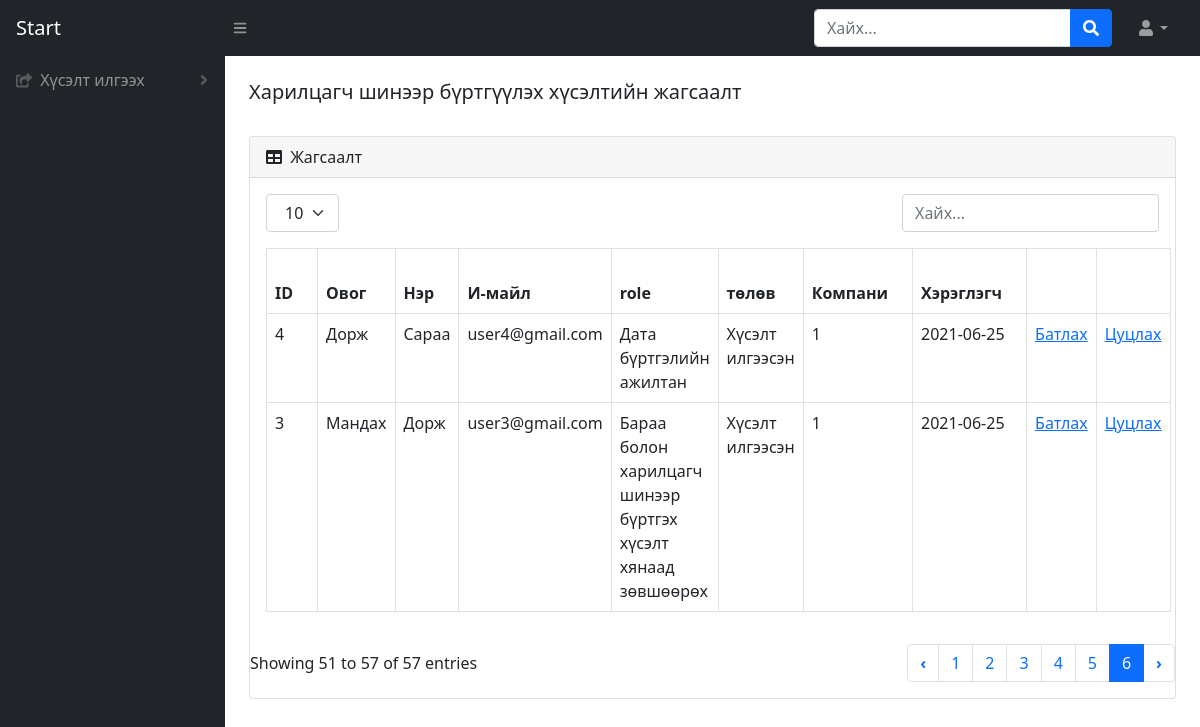
The app's page /reg-list with its own data.
### BMweb/models.py (models this page shows, shortened)
class Hereglegch(models.Model):
    ovog=models.CharField(max_length=300, verbose_name=_("Хэрэглэгчийн овог"))
    ner=models.CharField(max_length=300, verbose_name=_("Хэрэглэгчийн нэр"))
    mail = models.CharField(max_length=300, verbose_name=_("И-мейл хаяг"))
    role = models.ForeignKey(HereglegchRole, on_delete=CASCADE ,verbose_name=_("Эрхийн түвшин"))
    state = models.ForeignKey(HereglegchState, on_delete=CASCADE , verbose_name=_("Хэрэглэгчийн төлөв"))
    company = models.ForeignKey(Company, on_delete=CASCADE , verbose_name=_("Компани"))
    password  = models.CharField(max_length=150, verbose_name=_("Хэрэглэгчийн нууц үг"))
    reg_date = models.DateTimeField(default=datetime.now, verbose_name=_("Нэвтэрсэн огноо"))
    class Meta:
        verbose_name = _("Хэрэглэгч")
        verbose_name_plural = _("Хэрэглэгч")

class HereglegchRole(models.Model):
    levelName = models.CharField(max_length=300, verbose_name=_("Эрхийн түвшин"))
    class Meta:
        verbose_name = _("Эрхийн түвшин")
        verbose_name_plural = _("Эрхийн түвшин")
    def __str__(self):
        return self.levelName

class HereglegchState(models.Model):
    stateName = models.CharField(max_length=300, verbose_name=_("Хэрэглэгчийн төлөв"))
    class Meta:
        verbose_name = _("Хэрэглэгч төлөв")
        verbose_name_plural = _("Хэрэглэгч төлөв")
    def __str__(self):
        return self.stateName

### BMweb/views.py (the view)
# urls.py: path('reg-list', views.hereglegchList,name='reg-list'),
def hereglegchList(request):
    if 'user_id' in request.session:
        h = Hereglegch.objects.get(pk=request.session['user_id'])
        return render(request,'hereglegchList.html', {'user': h })
    h = Hereglegch.objects.filter(state_id = 1).order_by('-reg_date')
    return render(request,'hereglegchList.html',{'HereglegchList': h})

### BMweb/templates/hereglegchList.html (shortened to what this page needs)
{% load static %}
<!DOCTYPE html>
<html lang="en">
    <head>
        <link href="https://cdn.jsdelivr.net/npm/simple-datatables@latest/dist/style.css" rel="stylesheet" />
        <link href="css/styles.css" rel="stylesheet" />
        <link href="{% static 'css/styles.css' %}" rel="stylesheet"/>
    </head>
    <body class="sb-nav-fixed">
        <nav class="sb-topnav navbar navbar-expand navbar-dark bg-dark">
            <a class="navbar-brand ps-3" href="login.html">Start</a>
            <button class="btn btn-link btn-sm order-1 order-lg-0 me-4 me-lg-0" id="sidebarToggle" href="#!"><i class="fas fa-bars"></i></button>
            <form class="d-none d-md-inline-block form-inline ms-auto me-0 me-md-3 my-2 my-md-0">
                <div class="input-group">
                    <input class="form-control" type="text" placeholder="Хайх..." aria-label="Search for..." aria-describedby="btnNavbarSearch" />
                    <button class="btn btn-primary" id="btnNavbarSearch" type="button"><i class="fas fa-search"></i></button>
                </div>
            </form>
            <ul class="navbar-nav ms-auto ms-md-0 me-3 me-lg-4">
                <li class="nav-item dropdown">
                    <a class="nav-link dropdown-toggle" id="navbarDropdown" href="#" role="button" data-bs-toggle="dropdown" aria-expanded="false"><i class="fas fa-user fa-fw"></i></a>
                </li>
            </ul>
        </nav>
        <div id="layoutSidenav">
            <div id="layoutSidenav_nav">
                <nav class="sb-sidenav accordion sb-sidenav-dark" id="sidenavAccordion">
                    <div class="sb-sidenav-menu">
                        <div class="nav">
                            <a class="nav-link collapsed" href="#" data-bs-toggle="collapse" data-bs-target="#collapseLayouts" aria-expanded="false" aria-controls="collapseLayouts">
                                <div class="sb-nav-link-icon"><i class="fas fa-share-square"></i></div>
                                Хүсэлт илгээх
                                <div class="sb-sidenav-collapse-arrow"><i class="fas fa-angle-down"></i></div>
                            </a>
                        </div>
                    </div>
                </nav>
            </div>
            <div id="layoutSidenav_content">
                <main>
                    <div class="container-fluid px-4">
                        <h5 class="mt-4">Харилцагч шинээр бүртгүүлэх хүсэлтийн жагсаалт</h5>
                        <div class="card mb-4">
                            <div class="card-header">
                                <i class="fas fa-table me-1"></i>
                                Жагсаалт
                            </div>
                            <div class="card-body">
                                <div class="dataTable-top">
                                    <div class="dataTable-dropdown">
                                        <label>
                                            <select class="dataTable-selector">
                                                <option value="10" selected="">10</option>
                                            </select>
                                        </label>
                                    </div>
                                    <div class="dataTable-search">
                                        <input class="dataTable-input" placeholder="Хайх..." type="text">
                                    </div>
                                </div>
                                <table id="datatablesSimple" class="dataTable-table">
                                    <thead>
                                        <tr>
                                            <th data-sortable="" class="asc">
                                                <a href="#" class="dataTable-sorter">ID</a>
                                            </th>
                                            <th data-sortable="" class="asc">
                                                <a href="#" class="dataTable-sorter">Овог</a>
                                            </th>
                                            <th data-sortable="" class="asc">
                                                <a href="#" class="dataTable-sorter">Нэр</a>
                                            </th>
                                            <th data-sortable="" class="asc">
                                                <a href="#" class="dataTable-sorter">И-майл</a>
                                            </th>
                                            <th data-sortable="" class="asc">
                                                <a href="#" class="dataTable-sorter"></a>role</a>
                                            </th>
                                            <th data-sortable="" class="asc">
                                                <a href="#" class="dataTable-sorter">төлөв</a>
                                            </th>
                                            <th data-sortable="" class="asc">
                                                <a href="#" class="dataTable-sorter">Компани</a>
                                            </th>
                                            <th data-sortable="" class="asc">
                                                <a href="#" class="dataTable-sorter">Хэрэглэгч</a>
                                            </th>
                                            <th data-sortable="" class="asc">
                                            </th>
                                            <th data-sortable="" class="asc">
                                            </th>
                                        </tr>
                                    </thead>
                                    {% for h in HereglegchList %}
                                        <tr>
                                            <td>{{ h.id }}</td>
                                            <td>{{ h.ovog }}</td>
                                            <td>{{ h.ner }}</td>
                                            <td>{{ h.mail }}</td>
                                            <td>{{ h.role }}</td>
                                            <td>{{ h.state }}</td>
                                            <td>{{ h.state_id }}</td>
                                            <td>{{ h.reg_date | date:"Y-m-d" }}</td>
                                            <td><a href="/change-state/{{h.id}}/2">Батлах</a></td>
                                            <td><a href="/change-state/{{h.id}}/3">Цуцлах</a></td>
                                        </tr>
                                    {% endfor %}
                                    </table>
                            </div>
                            <div class="dataTable-bottom">
                                <div class="dataTable-info">Showing 51 to 57 of 57 entries</div>
                                <nav class="dataTable-pagination">
                                    <ul class="dataTable-pagination-list">
                                        <li class="pager"><a href="#" data-page="5">‹</a></li>
                                        <li class=""><a href="#" data-page="1">1</a></li>
                                        <li class=""><a href="#" data-page="2">2</a></li>
                                        <li class=""><a href="#" data-page="3">3</a></li>
                                        <li class=""><a href="#" data-page="4">4</a></li>
                                        <li class=""><a href="#" data-page="5">5</a></li>
                                        <li class="active"><a href="#" data-page="6">6</a></li>
                                        <li class="pager"><a href="#" data-page="6">›</a></li>
                                    </ul>
                                </nav>
                            </div>
                        </div>
                    </div>
                </main>
            </div>
        </div>
    </body>
</html>

### records on screen
Hereglegch: id "4", ovog "Дорж", ner "Сараа", mail "user4@gmail.com", role "Дата бүртгэлийн ажилтан", state "Хүсэлт илгээсэн", state_id "1", reg_date "2021-06-25"
Hereglegch: id "3", ovog "Мандах", ner "Дорж", mail "user3@gmail.com", role "Бараа болон харилцагч шинээр бүртгэх хүсэлт хянаад зөвшөөрөх", state "Хүсэлт илгээсэн", state_id "1", reg_date "2021-06-25"
